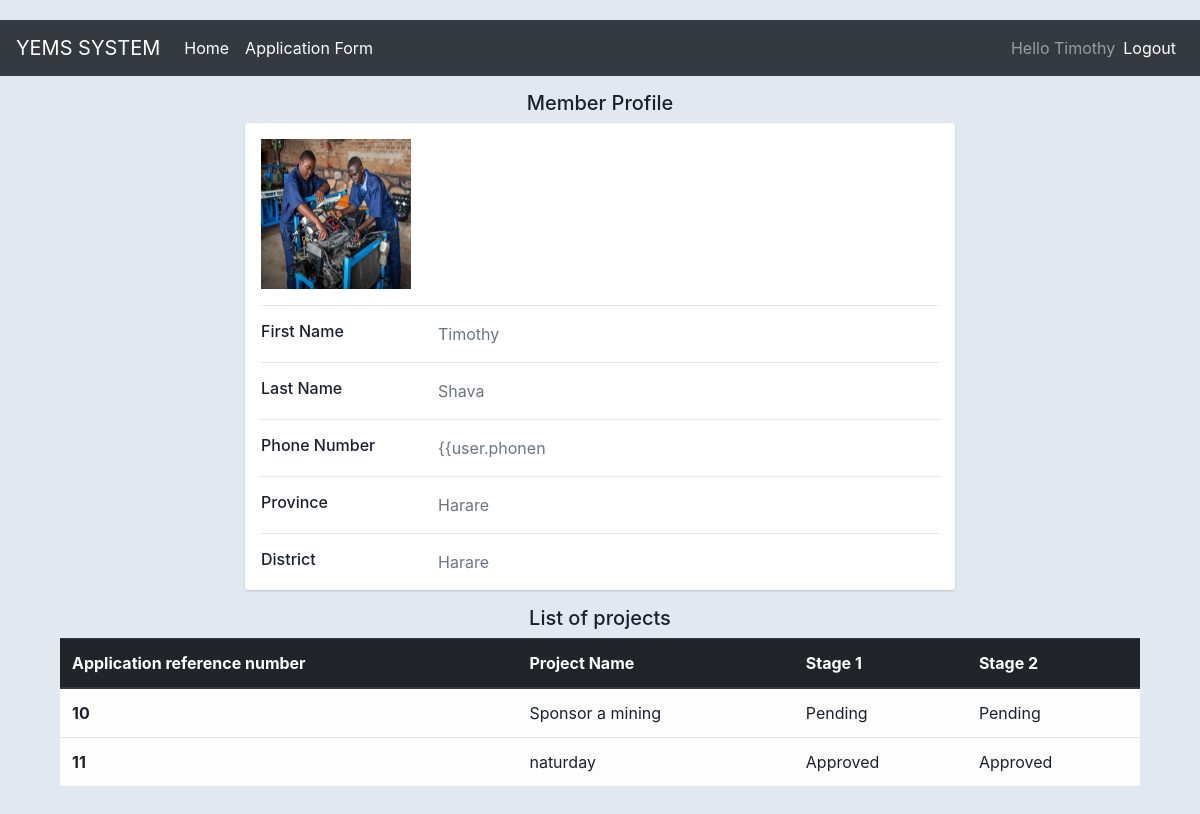
Page /member (signed in) on the committed database.
### APP/models.py (models this page shows)
class Member(models.Model):
    first_name = models.CharField(max_length=255)
    last_name = models.CharField(max_length=255)
    dob = models.DateField()
    phonenumber = models.CharField(max_length=255, unique=True)
    pic = models.CharField(max_length=255, blank=True)
    province = models.CharField(max_length=255)
    district = models.CharField(max_length=255)
    password = models.CharField(max_length=255)
    member_no= models.AutoField(primary_key=True)
    USERNAME_FIELD = 'phonenumber'
    REQUIRED_FIELDS = []

class Application(models.Model):
    project_name = models.CharField(max_length=255)
    industry = models.CharField(max_length=255)
    no_of_youth= models.IntegerField()
    funding = models.CharField(max_length=255)
    payback = models.CharField(max_length=255)
    reference_no= models.AutoField(primary_key=True)
    member = models.ForeignKey(Member, on_delete=models.CASCADE)
    overall_status= models.IntegerField(default=0) # 0 - pending ,  1 - approved by DA ,  2 - approved by FA
    stage1_status= models.IntegerField(default=0) # 0 - pending ,  1 - approved by DA, ,  2 - Rejected by DA
    stage2_status= models.IntegerField(default=0) # 0 - pending ,  1 -  approved by FA,  2 - Rejected by FA
    district_approver = models.CharField(max_length=255, null=True)
    stage1_approval_date= models.DateField(auto_now=True)
    file =  models.CharField(max_length=255, blank=True)
    REQUIRED_FIELDS = []

### APP/views.py (the view)
# urls.py: path('member', views.member),
def member(request):
    if(request.session['user'] == 'member'):
        phone = request.session['phone_number']
        user = Member.objects.filter(phonenumber=phone).first()
        projects = Application.objects.filter(member=user)
        return render(request, 'member.html', {'user':user, 'projects':projects})
    else:
        return redirect('/')

### APP/templates/member.html (shortened to what this page needs)
{% load static %}
<!DOCTYPE html>
<html lang="en">
<head>
    <link rel="stylesheet" href="https://maxcdn.bootstrapcdn.com/bootstrap/4.0.0/css/bootstrap.min.css">
	<link rel="stylesheet" type="text/css" href="{% static 'style.css' %}">
</head>
<body >
<nav class="navbar navbar-expand-lg navbar-dark bg-dark">
		  <a class="navbar-brand" href="">YEMS SYSTEM</a>
		  <div class="collapse navbar-collapse " id="navbarText">
			<ul class="navbar-nav mr-auto">
			  <li class="nav-item active">
				<a class="nav-link" href="/member">Home </a>
			  </li>
        <li class="nav-item active">
				<a class="nav-link" href="/application">Application Form</a>
			  </li>
			</ul>
			<span class="navbar-text">
				Hello  {{user.first_name}}
			</span>
			<ul class="navbar-nav float-right">
			  <li class="nav-item active">
				<a class="nav-link" href="/logout">Logout </a>
			  </li>
			</ul>
		  </div>
		</nav>
<div class="container " >
    <div class="main-body" >
    <h5 class="d-flex justify-content-center">Member Profile</h5>
          <div class="row d-flex justify-content-center">
            <div class="col-md-8">
              <div class="card mb-3">
                <div class="card-body">
                 <div class="row">
                    <div class="col-sm-3">
                      <img src="media/{{user.pic}}" alt="IMG" height="150px"  width="150px" >
                    </div>
                  </div>
                  <hr>
                  <div class="row">
                    <div class="col-sm-3">
                      <h6 class="mb-0">First Name</h6>
                    </div>
                    <div class="col-sm-9 text-secondary">
                      {{user.first_name}}
                    </div>
                  </div>
				          <hr>
                  <div class="row">
                    <div class="col-sm-3">
                      <h6 class="mb-0">Last Name</h6>
                    </div>
                    <div class="col-sm-9 text-secondary">
                      {{user.last_name}}
                    </div>
                  </div>
                    <hr>
                    <div class="row">
                    <div class="col-sm-3">
                      <h6 class="mb-0">Phone Number</h6>
                    </div>
                    <div class="col-sm-9 text-secondary">
                      {{user.phonen
                    </div>
                  </div>
                  <hr>
                  <div class="row">
                    <div class="col-sm-3">
                      <h6 class="mb-0">Province</h6>
                    </div>
                    <div class="col-sm-9 text-secondary">
                      {{user.province}}
                    </div>
                  </div>
				          <hr>
                  <div class="row">
                    <div class="col-sm-3">
                      <h6 class="mb-0">District</h6>
                    </div>
                    <div class="col-sm-9 text-secondary">
                      {{user.district}}
                    </div>
                  </div>
                </div>
              </div>
            </div>
          </div>
        <h5 class="d-flex justify-content-center">List of projects</h5>
			  <table class="table justify-content-center">
			  <thead class="thead-dark">
				<tr>
				  <th scope="col">Application reference number </th>
				  <th scope="col">Project Name</th>
				  <th scope="col">Stage 1</th>
				  <th scope="col">Stage 2</th>
				</tr>
			  </thead >
			  <tbody class="table-light">
			   {% for project in projects%}
				<tr >
				  <th scope="row">{{project.reference_no}}</th>
				  <td>{{project.project_name}}</td>
				  <td>
                {% if project.stage1_status == 0 %}
                    Pending
                {% elif project.stage1_status == 1 %}
                    Approved
                {% elif project.stage1_status == 2 %}
                    Rejected
                {% endif %}
          </td>
				  <td>
                {% if project.stage2_status == 0 %}
                    Pending
                {% elif project.stage2_status == 1 %}
                    Approved
                {% elif project.stage2_status == 2 %}
                    Rejected
                {% endif %}
          </td>
				</tr>
				{% endfor %}
			  </tbody>
			</table>
            </div>
          </div>
	</body>
</html>

### YEMS/static/style.css (style rules this page uses)
body { margin-top:20px; color: #1a202c; text-align: left; background-color: #e2e8f0; }
.main-body { padding: 15px; }
.card { box-shadow: 0 1px 3px 0 rgba(0,0,0,.1), 0 1px 2px 0 rgba(0,0,0,.06); }
.card { position: relative; display: flex; flex-direction: column; min-width: 0; word-wrap: break-word; background-color: #fff; background-clip: border-box; border: 0 solid rgba(0,0,0,.125); border-radius: .25rem; }
.card-body { flex: 1 1 auto; min-height: 1px; padding: 1rem; }
.mb-3, .my-3 { margin-bottom: 1rem!important; }

### rows in the picture
Member: first_name "Timothy", pic (picture), last_name "Shava", province "Harare", district "Harare"
Application: reference_no "10", project_name "Sponsor a mining", stage1_status "Pending", stage2_status "Pending"
Application: reference_no "11", project_name "naturday", stage1_status "Approved", stage2_status "Approved"
